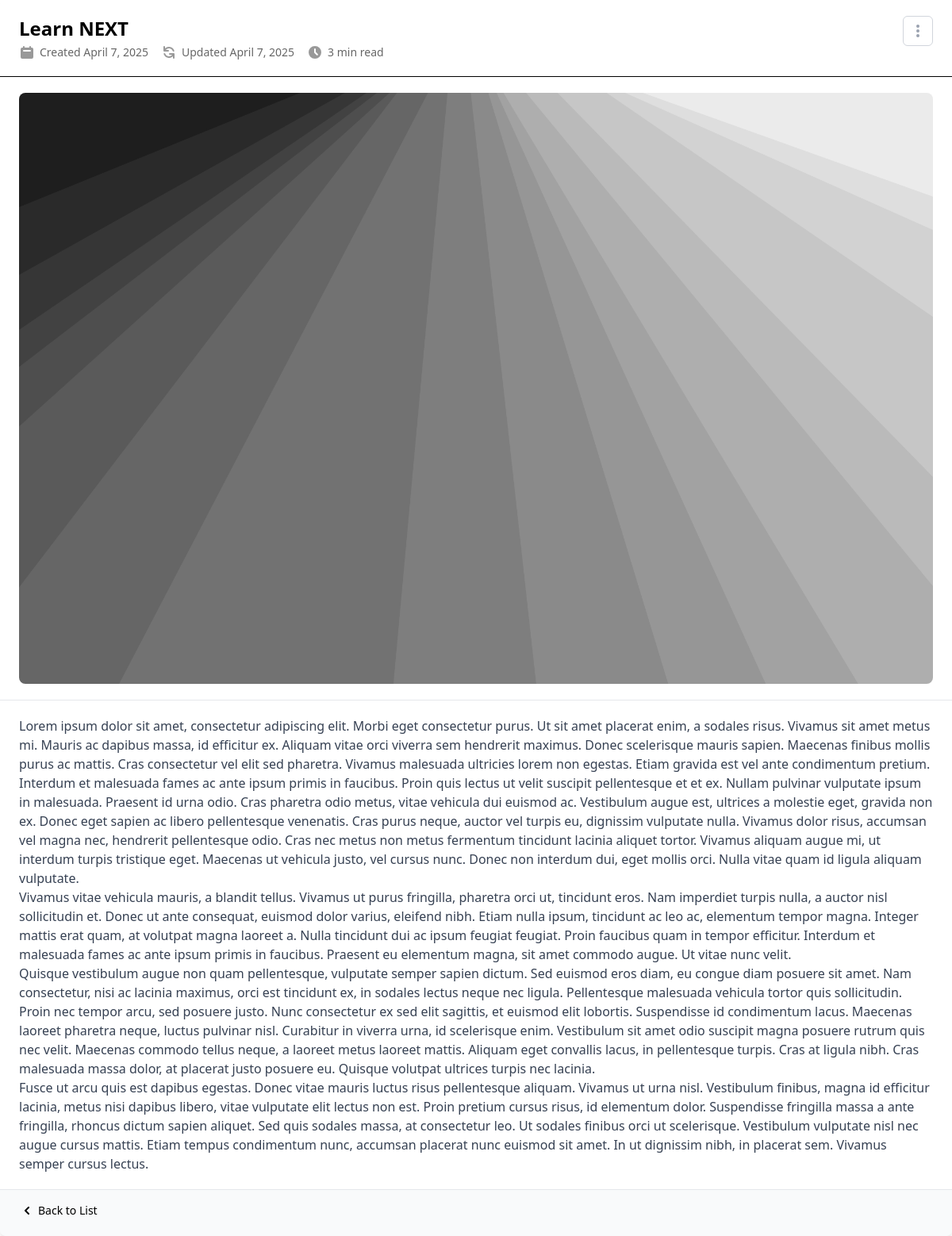
The app's page /note/learn-next/ (signed in) with its own data.
### notes/models.py (models this page shows, shortened)
class Note(models.Model):
    user = models.ForeignKey(User, on_delete=models.CASCADE)
    title = models.CharField(max_length=200)
    slug = models.SlugField(max_length=200, unique=True, blank=True)
    content = models.TextField()
    thumbnail = models.ImageField(upload_to='notes/thumbnails/', blank=True, null=True)
    created_at = models.DateTimeField(auto_now_add=True)
    updated_at = models.DateTimeField(auto_now=True)
    is_favorite = models.BooleanField(default=False)
    class Meta:
        ordering = ['-created_at']
    @property
    def reading_time(self):
        word_count = len(strip_tags(self.content).split())
        reading_time = math.ceil(word_count / 200)  # Assuming 200 words per minute
        return max(1, reading_time)  # Minimum 1 minute reading time

### notes/views.py (the view)
# urls.py: path('note/<slug:slug>/', views.NoteDetailView.as_view(), name='detail'),
class NoteDetailView(BaseNoteView, DetailView):
    template_name = 'notes/detail.html'
    def get_context_data(self, **kwargs):
        context = super().get_context_data(**kwargs)
        notes = list(self.get_queryset().values_list('slug', flat=True))
        current_index = notes.index(self.object.slug)
        context['next_note'] = notes[current_index + 1] if current_index < len(notes) - 1 else None
        context['prev_note'] = notes[current_index - 1] if current_index > 0 else None
        return context

### notes/views.py (called while the page is built)
    def get_queryset(self):
        return super().get_queryset().filter(user=self.request.user)

### templates/notes/detail.html (shortened to what this page needs)
{% extends 'base.html' %} {% block content %}
<div class="bg-white shadow-lg overflow-hidden sm:rounded-lg">
  <div class="px-4 py-5 sm:px-6 border-b border-black">
    <div class="flex justify-between items-start">
      <div>
        <h1 class="text-2xl font-bold text-black">{{ note.title }}</h1>
        <div class="mt-1 flex items-center space-x-4">
          <div class="flex items-center text-sm text-black/60">
            Created {{ note.created_at|date:"F j, Y" }}
          </div>
          {% if note.updated_at != note.created_at %}
          <div class="flex items-center text-sm text-black/60">
            Updated {{ note.updated_at|date:"F j, Y" }}
          </div>
          {% endif %}
          <div class="flex items-center text-sm text-black/60">
            <svg
              class="flex-shrink-0 mr-1.5 h-5 w-5 text-black/40"
              xmlns="http://www.w3.org/2000/svg"
              viewBox="0 0 20 20"
              fill="currentColor"
            >
              <path
                fill-rule="evenodd"
                d="M10 18a8 8 0 100-16 8 8 0 000 16zm1-12a1 1 0 10-2 0v4a1 1 0 00.293.707l2.828 2.829a1 1 0 101.415-1.415L11 9.586V6z"
                clip-rule="evenodd"
              />
            </svg>
            {{ note.reading_time }} min read
          </div>
        </div>
      </div>
      <div
        x-data="{ open: false }"
        @click.outside="open = false"
        class="relative"
      >
        <button
          @click="open = !open"
          class="inline-flex items-center p-2 border border-gray-300 rounded-md text-gray-400 hover:text-gray-500 hover:bg-gray-50 focus:outline-none focus:ring-2 focus:ring-offset-2 focus:ring-indigo-500"
        >
          <svg
            class="h-5 w-5"
            xmlns="http://www.w3.org/2000/svg"
            viewBox="0 0 20 20"
            fill="currentColor"
          >
            <path
              d="M10 6a2 2 0 110-4 2 2 0 010 4zM10 12a2 2 0 110-4 2 2 0 010 4zM10 18a2 2 0 110-4 2 2 0 010 4z"
            />
          </svg>
        </button>
      </div>
    </div>
  </div>
  {% if note.thumbnail %}
  <div class="px-4 py-5 sm:px-6 border-b border-gray-200">
    <img
      src="{{ note.thumbnail.url }}"
      alt="{{ note.title }}"
      class="w-full h-full object-cover rounded-lg"
    />
  </div>
  {% endif %}
  <div class="px-4 py-5 sm:px-6">
    <div class="prose max-w-none text-gray-700">{{ note.content|safe }}</div>
  </div>
  <div class="px-4 py-4 sm:px-6 bg-gray-50 border-t border-gray-200">
    <a
      href="{% url 'notes:index' %}"
      class="inline-flex items-center text-sm font-medium text-black"
    >
      <svg
        class="mr-1 h-5 w-5"
        xmlns="http://www.w3.org/2000/svg"
        viewBox="0 0 20 20"
        fill="currentColor"
      >
        <path
          fill-rule="evenodd"
          d="M12.707 5.293a1 1 0 010 1.414L9.414 10l3.293 3.293a1 1 0 01-1.414 1.414l-4-4a1 1 0 010-1.414l4-4a1 1 0 011.414 0z"
          clip-rule="evenodd"
        />
      </svg>
      Back to List
    </a>
  </div>
</div>
{% endblock %}

### records on screen
Note: title "Learn NEXT", created_at "April 7, 2025", updated_at "April 7, 2025", reading_time "3", thumbnail (picture), content "Lorem ipsum dolor sit amet, consectetur adipiscing elit. Morbi eget consectetur purus. Ut sit amet placerat enim, a sodales risus. Vivamus sit amet metus mi. Mauris ac dapibus massa, id efficitur ex. Aliquam vitae orci viverra sem hendrerit maximus. Donec scelerisque mauris sapien. Maecenas finibus mollis purus ac mattis. Cras consectetur vel elit sed pharetra. Vivamus malesuada ultricies lorem non egestas. Etiam gravida est vel ante condimentum pretium. Interdum et malesuada fames ac ante ipsum primis in faucibus. Proin quis lectus ut velit suscipit pellentesque et et ex. Nullam pulvinar vulputate ipsum in malesuada. Praesent id urna odio. Cras pharetra odio metus, vitae vehicula dui…"
